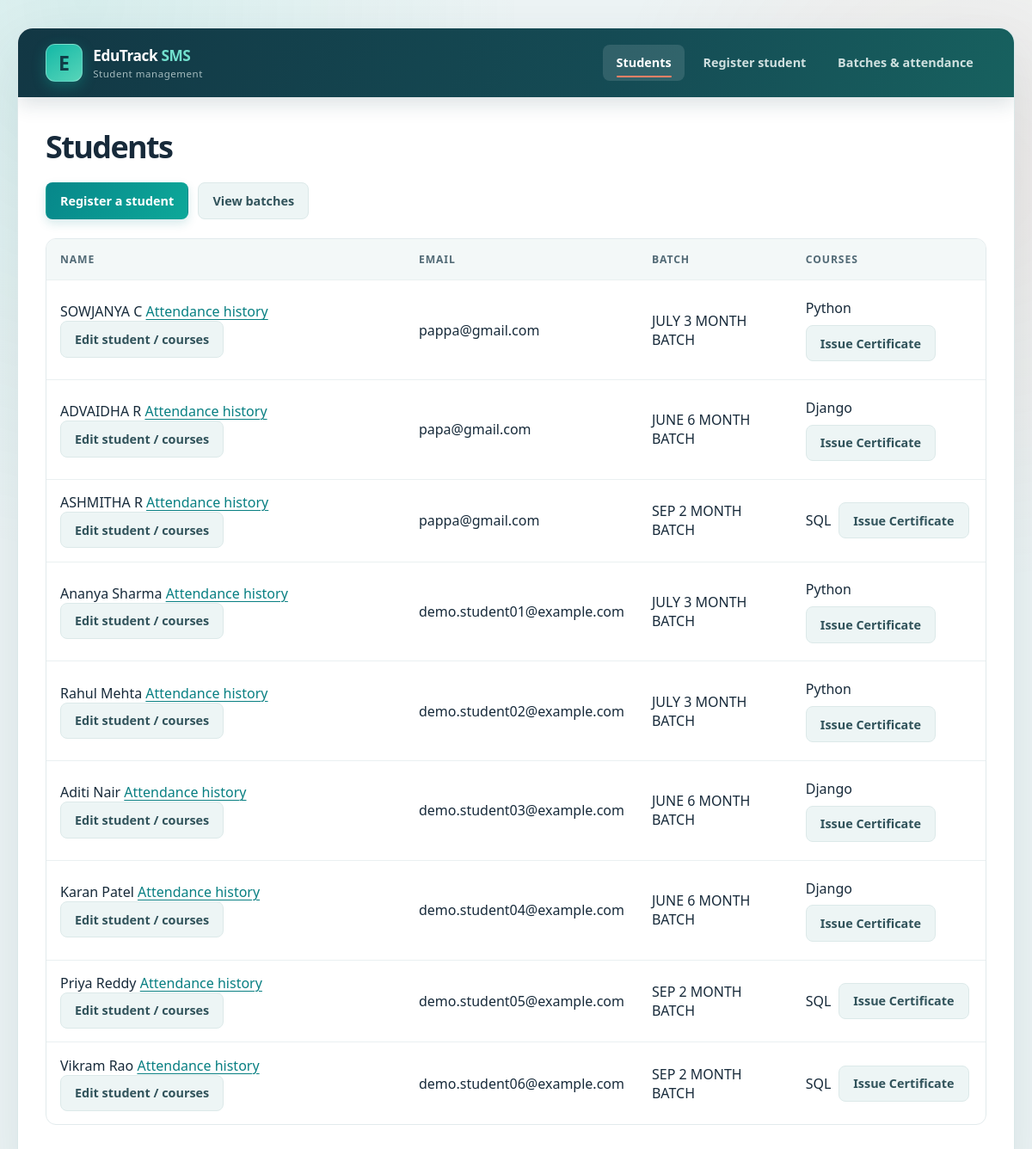
The page / on the database its author committed.
### sms/models.py (models this page shows, shortened)
class Student(models.Model):
    first_name = models.CharField(max_length=100)
    last_name = models.CharField(max_length=100)
    email = models.EmailField()
    phone_number = models.CharField(max_length=20)
    batch = models.ForeignKey(Batch, on_delete=models.CASCADE, related_name='students')
    courses = models.ManyToManyField(Course, related_name='students', blank=True)

class Batch(models.Model):
    name = models.CharField(max_length=100)
    start_date = models.DateField()

class Course(models.Model):
    name = models.CharField(max_length=200)
    description = models.TextField()

### sms/views.py (the view)
# urls.py: path('', views.student_list, name='home'),
def student_list(request):
    students = Student.objects.select_related('batch').prefetch_related('courses')
    return render(request, 'sms/student_list.html', {'students': students})

### sms/templates/sms/student_list.html (shortened to what this page needs)
{% load static %}
<!doctype html>
<html lang="en">
<head>
    <link rel="stylesheet" href="{% static 'sms/styles.css' %}?v=3">
</head>
<body>
    <main class="container">
        {% include 'sms/navbar.html' %}
        <h1>Students</h1>
        <nav class="actions">
            <a class="button" href="{% url 'sms:register_student' %}">Register a student</a>
            <a class="button button-secondary" href="{% url 'sms:batch_list' %}">View batches</a>
        </nav>
        <div class="table-wrap">
            <table>
                <thead>
                    <tr>
                        <th>Name</th>
                        <th>Email</th>
                        <th>Batch</th>
                        <th>Courses</th>
                    </tr>
                </thead>
                <tbody>
                    {% for student in students %}
                        <tr>
                            <td>
                                {{ student.first_name }} {{ student.last_name }}
                                <a href="{% url 'sms:student_attendance_report' student.id %}">
                                    Attendance history
                                </a>
                                <a
                                    class="button button-secondary"
                                    href="{% url 'sms:edit_student' student.id %}"
                                >Edit student / courses</a>
                            </td>
                            <td>{{ student.email }}</td>
                            <td>{{ student.batch.name }}</td>
                            <td>
                                {% for course in student.courses.all %}
                                    <div class="course-entry">
                                        {{ course.name }}
                                        <a
                                            class="button button-secondary"
                                            href="{% url 'sms:issue_certificate' student.id course.id %}"
                                        >Issue Certificate</a>
                                    </div>
                                {% empty %}
                                    No courses enrolled.
                                {% endfor %}
                            </td>
                        </tr>
                    {% empty %}
                        <tr>
                            <td colspan="4">No students registered yet.</td>
                        </tr>
                    {% endfor %}
                </tbody>
            </table>
        </div>
    </main>
</body>
</html>

### sms/templates/sms/navbar.html (shortened to what this page needs)
<nav class="site-nav" aria-label="Main navigation">
    <a class="brand" href="{% url 'sms:student_list' %}" aria-label="EduTrack SMS home">
        <span class="brand-mark" aria-hidden="true">E</span>
        <span class="brand-copy">
            <span class="brand-name">EduTrack <span>SMS</span></span>
            <span class="brand-caption">Student management</span>
        </span>
    </a>
    <div class="nav-links">
        <a
            class="site-nav-link{% if request.resolver_match.url_name == 'student_list' or request.resolver_match.url_name == 'home' or request.resolver_match.url_name == 'student_attendance_report' or request.resolver_match.url_name == 'edit_student' %} is-active{% endif %}"
            href="{% url 'sms:student_list' %}"
            {% if request.resolver_match.url_name == 'student_list' or request.resolver_match.url_name == 'home' or request.resolver_match.url_name == 'student_attendance_report' or request.resolver_match.url_name == 'edit_student' %}aria-current="page"{% endif %}
        >Students</a>
        <a
            class="site-nav-link{% if request.resolver_match.url_name == 'register_student' %} is-active{% endif %}"
            href="{% url 'sms:register_student' %}"
        >Register student</a>
        <a
            class="site-nav-link"
            href="{% url 'sms:batch_list' %}"
        >Batches &amp; attendance</a>
    </div>
</nav>

### sms/static/sms/styles.css (style rules this page uses)
:root { color-scheme: light; font-family: "Segoe UI", "Helvetica Neue", Arial, sans-serif; color: #172a3a; background: #edf4f5; font-synthesis: none; text-rendering: optimizeLegibility; --ink: #172a3a; --muted: #6b7d8c; --teal: #087f82; --teal-bright: #13b8a6; --coral: #ff8066; --line: #e2eaec; --surface: #ffffff; --shadow: 0 24px 70px rgb(23 54 68 / 10%); }
* { box-sizing: border-box; }
body { min-height: 100vh; margin: 0; padding: 2rem 1.25rem; background: radial-gradient(ellipse at 8% 0%, rgb(19 184 166 / 10%), transparent 32rem), radial-gradient(ellipse at 95% 15%, rgb(255 128 102 / 9%), transparent 28rem), #edf4f5; }
.container { max-width: 1160px; margin: 0 auto; padding: 0 2rem 2.5rem; overflow: hidden; background: var(--surface); border: 1px solid rgb(213 228 230 / 85%); border-radius: 18px; box-shadow: var(--shadow); animation: page-enter 500ms ease-out both; }
h1 { margin: 0 0 1.25rem; color: var(--ink); font-size: clamp(1.7rem, 3vw, 2.25rem); letter-spacing: -0.045em; line-height: 1.2; }
a { color: var(--teal); text-decoration-thickness: 1px; text-underline-offset: 3px; transition: color 160ms ease; }
.site-nav { position: sticky; top: 0; z-index: 5; display: flex; align-items: center; justify-content: space-between; gap: 1.5rem; margin: 0 -2rem 2.25rem; padding: 1.15rem 2rem; background: linear-gradient(112deg, #123744 0%, #154c55 62%, #17615f 100%); box-shadow: 0 8px 22px rgb(17 57 67 / 15%); }
.brand { display: inline-flex; flex: 0 0 auto; align-items: center; gap: 0.75rem; color: #fff; text-decoration: none; }
.brand-mark { display: grid; width: 2.7rem; height: 2.7rem; place-items: center; border: 1px solid rgb(255 255 255 / 28%); border-radius: 11px; background: linear-gradient(145deg, var(--teal-bright), #58d5b9); box-shadow: 0 5px 16px rgb(10 218 188 / 25%); color: #103c47; font-size: 1.45rem; font-weight: 800; transition: transform 220ms ease, box-shadow 220ms ease; }
.brand-copy { display: grid; gap: 0.12rem; }
.brand-name { font-size: 1.08rem; font-weight: 750; letter-spacing: -0.025em; }
.brand-name > span { color: #72e0ce; }
.brand-caption { color: rgb(231 246 245 / 68%); font-size: 0.72rem; letter-spacing: 0.045em; }
.nav-links { display: flex; flex-wrap: wrap; justify-content: flex-end; gap: 0.4rem; }
.site-nav-link { position: relative; display: inline-flex; align-items: center; min-height: 2.6rem; padding: 0.65rem 0.95rem; border-radius: 8px; color: rgb(245 252 251 / 83%); font-size: 0.9rem; font-weight: 600; text-decoration: none; transition: background 180ms ease, color 180ms ease, transform 180ms ease; }
.site-nav-link:hover, .site-nav-link.is-active { background: rgb(255 255 255 / 12%); color: #fff; }
.site-nav-link.is-active::after { position: absolute; right: 0.95rem; bottom: 0.25rem; left: 0.95rem; height: 2px; border-radius: 2px; background: var(--coral); content: ""; animation: underline-in 220ms ease-out both; }
.actions { display: flex; flex-wrap: wrap; gap: 0.7rem; margin: 1rem 0 1.4rem; }
.button, button { display: inline-flex; align-items: center; justify-content: center; gap: 0.4rem; min-height: 2.65rem; padding: 0.65rem 1rem; border: 1px solid transparent; border-radius: 8px; background: linear-gradient(120deg, #07878a, #0da899); box-shadow: 0 5px 12px rgb(8 127 130 / 16%); color: #fff; font: inherit; font-size: 0.9rem; font-weight: 650; text-decoration: none; cursor: pointer; transition: transform 160ms ease, box-shadow 160ms ease, filter 160ms ease; }
.button-secondary { background: #edf5f5; border-color: #dce9e9; box-shadow: none; color: #31535b; }
.table-wrap { overflow-x: auto; margin: 1.25rem 0; border: 1px solid var(--line); border-radius: 12px; background: #fff; }
table { width: 100%; margin: 0; border-collapse: separate; border-spacing: 0; text-align: left; }
th, td { padding: 0.95rem 1rem; border-bottom: 1px solid #eaf0f1; text-align: left; vertical-align: middle; }
th { background: #f3f8f8; color: #526a76; font-size: 0.76rem; font-weight: 750; letter-spacing: 0.075em; text-transform: uppercase; }
tbody tr { transition: background 160ms ease; }
tbody tr:last-child td { border-bottom: 0; }
tbody tr:not(:first-child) { animation: row-enter 320ms ease-out both; }
tbody tr:nth-child(2) { animation-delay: 35ms; }
tbody tr:nth-child(3) { animation-delay: 70ms; }
.course-entry { display: flex; align-items: center; flex-wrap: wrap; gap: 0.55rem; margin: 0.35rem 0; }

### rows shown on the page
Student: first_name "SOWJANYA", last_name "C", email "pappa@gmail.com", batch.name "JULY 3 MONTH BATCH"
Course: name "Python"
Student: first_name "ADVAIDHA", last_name "R", email "papa@gmail.com", batch.name "JUNE 6 MONTH BATCH"
Course: name "Django"
Student: first_name "ASHMITHA", last_name "R", email "pappa@gmail.com", batch.name "SEP 2 MONTH BATCH"
Course: name "SQL"
Student: first_name "Ananya", last_name "Sharma", email "demo.student01@example.com", batch.name "JULY 3 MONTH BATCH"
Student: first_name "Rahul", last_name "Mehta", email "demo.student02@example.com", batch.name "JULY 3 MONTH BATCH"
Student: first_name "Aditi", last_name "Nair", email "demo.student03@example.com", batch.name "JUNE 6 MONTH BATCH"
Student: first_name "Karan", last_name "Patel", email "demo.student04@example.com", batch.name "JUNE 6 MONTH BATCH"
Student: first_name "Priya", last_name "Reddy", email "demo.student05@example.com", batch.name "SEP 2 MONTH BATCH"
Student: first_name "Vikram", last_name "Rao", email "demo.student06@example.com", batch.name "SEP 2 MONTH BATCH"
